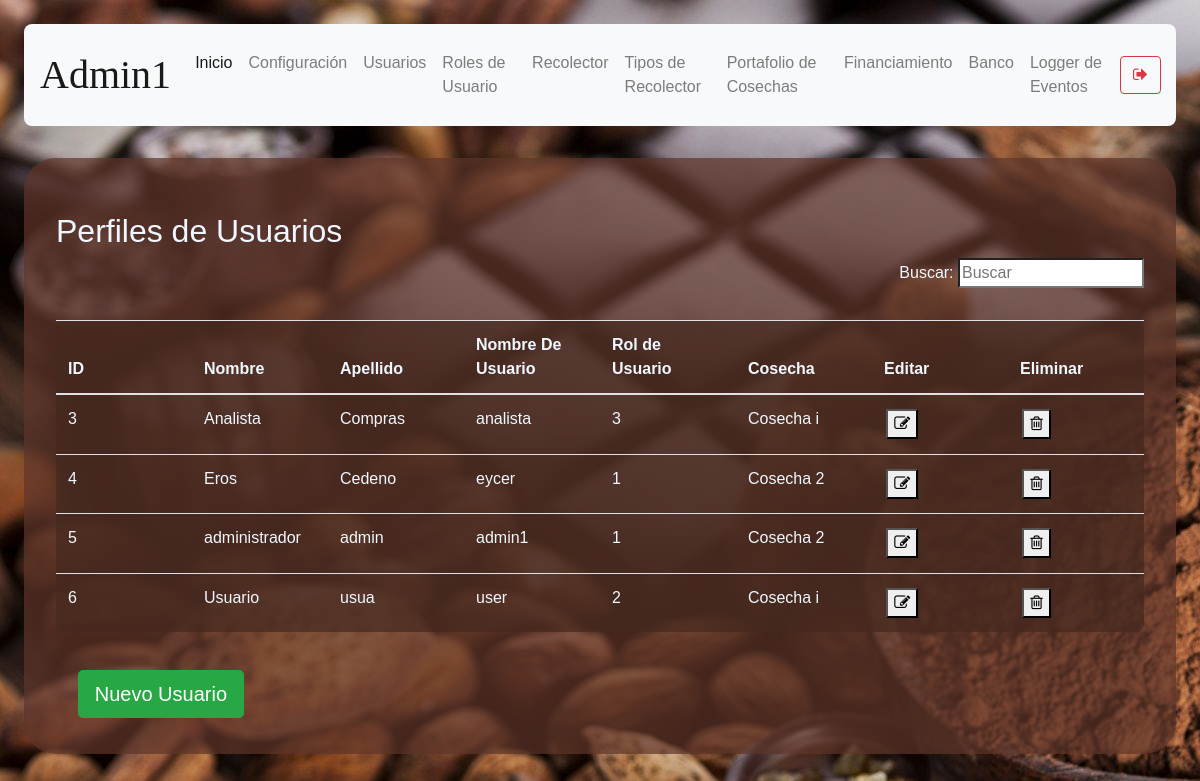
Page /user-management (signed in) on the earlier database version.
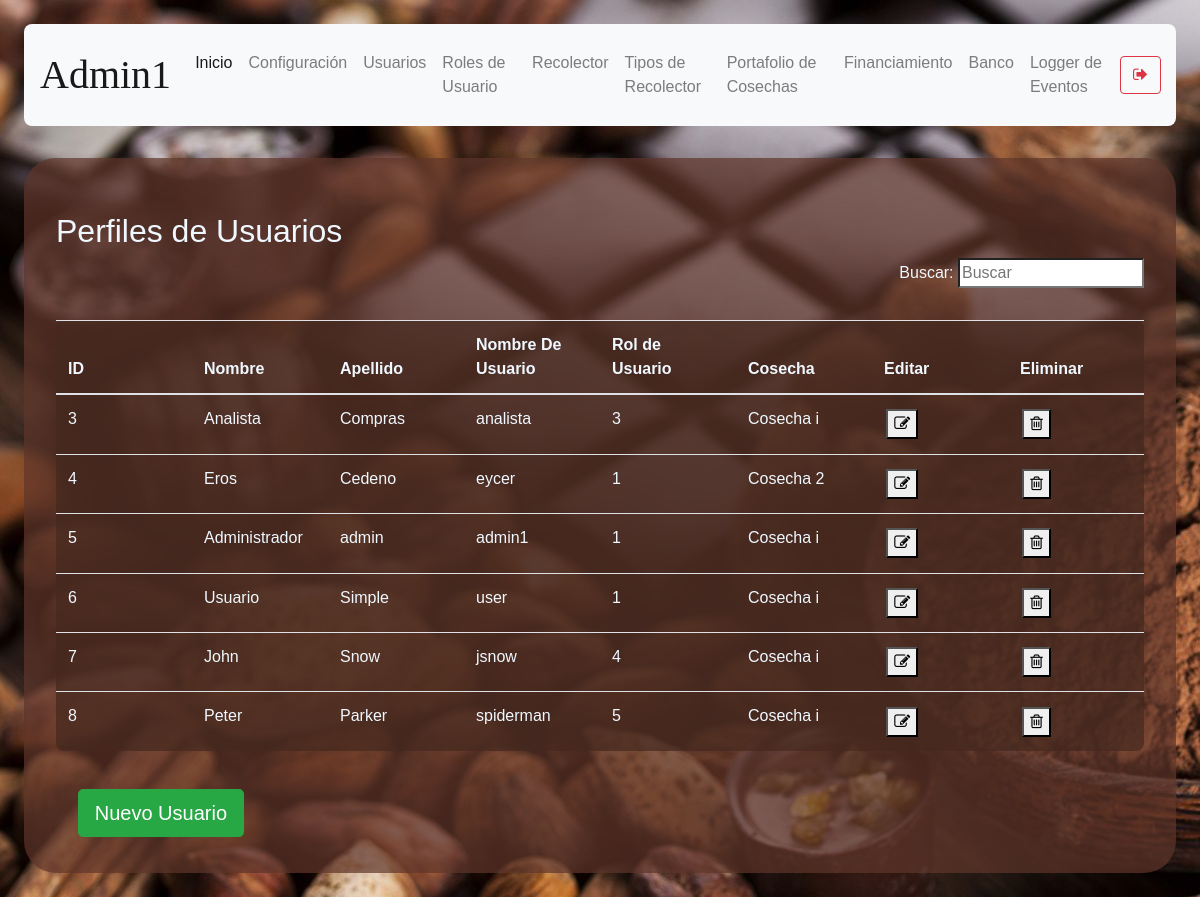
Same page on the later database version.
### models/user.py (models this page shows, shortened)
class User(db.Model) :
    __tablename__ = "user"
    id = db.Column(db.Integer, primary_key = True)
    name = db.Column(db.String(100), nullable = False)
    last_name = db.Column(db.String(100), nullable = False)
    username = db.Column(db.String(100), unique = True, nullable = False)
    email = db.Column(db.String(100), nullable = True)
    password = db.Column(db.String(100), nullable = False)
    gender = db.Column(db.String(10), nullable = False)
    date_of_birth = db.Column(db.String(10), nullable = False)
    phone = db.Column(db.String(20), nullable = True)
    address = db.Column(db.String(150), nullable = True)
    user_rol_id = db.Column(db.Integer, db.ForeignKey('user_rol.id'))
    F_Harvest = db.Column(db.Integer, db.ForeignKey('harvest.id'))
    def get_user_rol_by_username( self, username ):
        user_rol_id = User.query.filter_by(username = username).first().user_rol_id
        user_rol = User_rol.query.get(user_rol_id).description
        return user_rol

### models/harvest.py (models this page shows, shortened)
class Harvest (db.Model):
    __tablename__ = 'harvest'
    id = db.Column(db.Integer, primary_key = True)
    description = db.Column(db.String(250), nullable = False)
    start_date = db.Column(db.String(10), nullable=False)
    end_date = db.Column(db.String(10), nullable= False)
    status = db.Column(db.String(10), nullable = False)

### routes/user.py (the view)
@user.route('/user-management')
def user_management():
    if( not verify_permissions(session, User) ):
        return redirect(url_for('auth.index'))
    rols = User_rol.query.all()
    users = User.query.all()
    harvests = Harvest.query.all()
    if 'management-status' not in session:
        return render_template('user-management.html', status="",\
            rols = rols, users = users,  harvests = harvests)
    status = session['management-status']
    session.pop('management-status', None)
    return render_template('user-management.html', status=status, \
        rols=rols, users = users, harvests = harvests )

### utils/functions.py (called while the page is built)
def verify_permissions(session, User, allowed=['admin']):
    return 'username' in session and \
    ( allowed == 'all' or User.get_user_rol_by_username(User, session['username']) in allowed)

### templates/user-management.html (shortened to what this page needs)
{% extends "base.html" %}
{% block content %}
    <h2>Perfiles de Usuarios</h2>
    <p align="right">
        Buscar: <input id ="search-bar" onkeyup="searchEngine()" type="search" name="busqueda" placeholder="Buscar">
    </p>
    <table class="table content-table">
        <thead>
            <th>ID</th>
            <th>Nombre</th>
            <th>Apellido</th>
            <th>Nombre De Usuario</th>
            <th>Rol de Usuario</th>
            <th>Cosecha</th>
            <th>Editar</th>
            <th>Eliminar</th>
        </thead>
        <tbody id="table-body-data">
        {% for user in users %}
        {% if user.username != "admin" %}
        <tr>
            <td>{{ user.id }}</td>
            <td>{{ user.name }}</td>
            <td>{{ user.last_name }}</td>
            <td>{{ user.username }}</td>
            <td>{{ user.user_rol_id }}</td>
            {% for harvest in harvests %}
                {% if harvest.id == user.F_Harvest %}
                    <td>{{ harvest.description }}</td>
                {% endif %}
            {% endfor %}
            <td><button onclick="window.location.href=`/user-management/edit-user/{{ user.id }}`"><i class="fa fa-pencil-square-o" aria-hidden="true"></i></button></td>
            <td><button onclick='deleteConfirm( {{user.id}}, "User" )'><i class="fa fa-trash-o" aria-hidden="true"></i></button></td>
        </tr>
        {% endif %}
        {% endfor %}
        </tbody>
    </table>
    <button type="submit" onclick="showForm()" class="btn btn-success btn-lg mb-1">Nuevo Usuario</button>
{% endblock %}

### templates/base.html (shortened to what this page needs)
<!DOCTYPE html>
<html>
<head>
    <link rel="stylesheet" href="https://cdn.jsdelivr.net/npm/bootstrap@4.0.0/dist/css/bootstrap.min.css">
     <link rel="stylesheet" href="https://cdnjs.cloudflare.com/ajax/libs/font-awesome/4.7.0/css/font-awesome.min.css">
     <link rel='stylesheet' type='text/css' media='screen'  href= "{{ url_for('static',filename='styles/main.css') }}">
</head>
<body>
    <nav class="navbar navbar-expand-lg navbar-light bg-light top">
        <a class="navbar-brand nav-user" href="#"> {{ session['username'] }}</a>
        <div class="collapse navbar-collapse" id="navbarSupportedContent">
          <ul class="navbar-nav mr-auto">
            <li class="nav-item active">
              <a class="nav-link" href="/">Inicio <span class="sr-only">(current)</span></a>
            </li>
            <li class="nav-item">
              <a class="nav-link" href="/user-settings">Configuración</a>
            </li>
            {% if session["rol"] == 'admin' %}
            <li class="nav-item">
                <a class="nav-link" href="/user-management">Usuarios</a>
            </li>
            <li class="nav-item">
                <a class="nav-link" href="/user-rol-management">Roles de Usuario</a>
            </li>
            <li class="nav-item">
                <a class="nav-link" href="/productor-data">Recolector</a>
            </li>
            <li class="nav-item">
                <a class="nav-link" href="/productor-type">Tipos de Recolector</a>
            </li>
            <li class="nav-item">
              <a class="nav-link" href="/harvest">Portafolio de Cosechas</a>
            </li>
            <li class="nav-item">
              <a class="nav-link" href="/harvestFinancing">Financiamiento</a>
            </li>
            <li class="nav-item">
              <a class="nav-link" href="/bank">Banco</a>
            </li>
            <li class="nav-item">
              <a class="nav-link" href="/logger">Logger de Eventos</a>
            </li>
            {% endif %}
          </ul>
          <form action="logout">
          <button class="btn btn-outline-danger my-2 my-sm-0">
              <i class="fa fa-sign-out" aria-hidden="true"></i>
            </button>
          </form>
        </div>
      </nav>
    <section class="content">
        {% block content %}
        {% endblock %}
    </section>
</body>
</html>

### static/styles/main.css (style rules this page uses)
body { background-color:aliceblue; background-image: url("../media/2316549.jpg"); margin: 2%; font-family: 'Gill Sans', 'Gill Sans MT', Calibri, 'Trebuchet MS', sans-serif; }
button { margin: 2%; }
h1, h2 { margin-top: 2%; }
section.content { background-color: rgba(95, 54, 42, 0.7); padding: 2em; color:aliceblue; margin-top: 2em; border-radius: 2em; }
.content-table { background-color: rgba(69, 40, 31, 0.7); padding: 2em; color:aliceblue; margin-top: 2em; border-radius: .5em; }
nav.top { padding: 1em; border-radius: 0.5em; }
.nav-user { text-transform: capitalize; text-align: center; font-family: cursive; font-size: 2.5em; }
table { width:100%; table-layout:fixed; }
td { word-wrap:break-word; }

Differences in the rows shown:
changed User "admin": name "administrador" → "Administrador"; gains Harvest (description "Cosecha i"); loses Harvest (description "Cosecha 2")
changed User "Usuario": last_name "usua" → "Simple"; user_rol_id "2" → "1"
added User: id "7", name "John", last_name "Snow", username "jsnow", user_rol_id "4", Harvest (description "Cosecha i")
added User: id "8", name "Peter", last_name "Parker", username "spiderman", user_rol_id "5", Harvest (description "Cosecha i")
